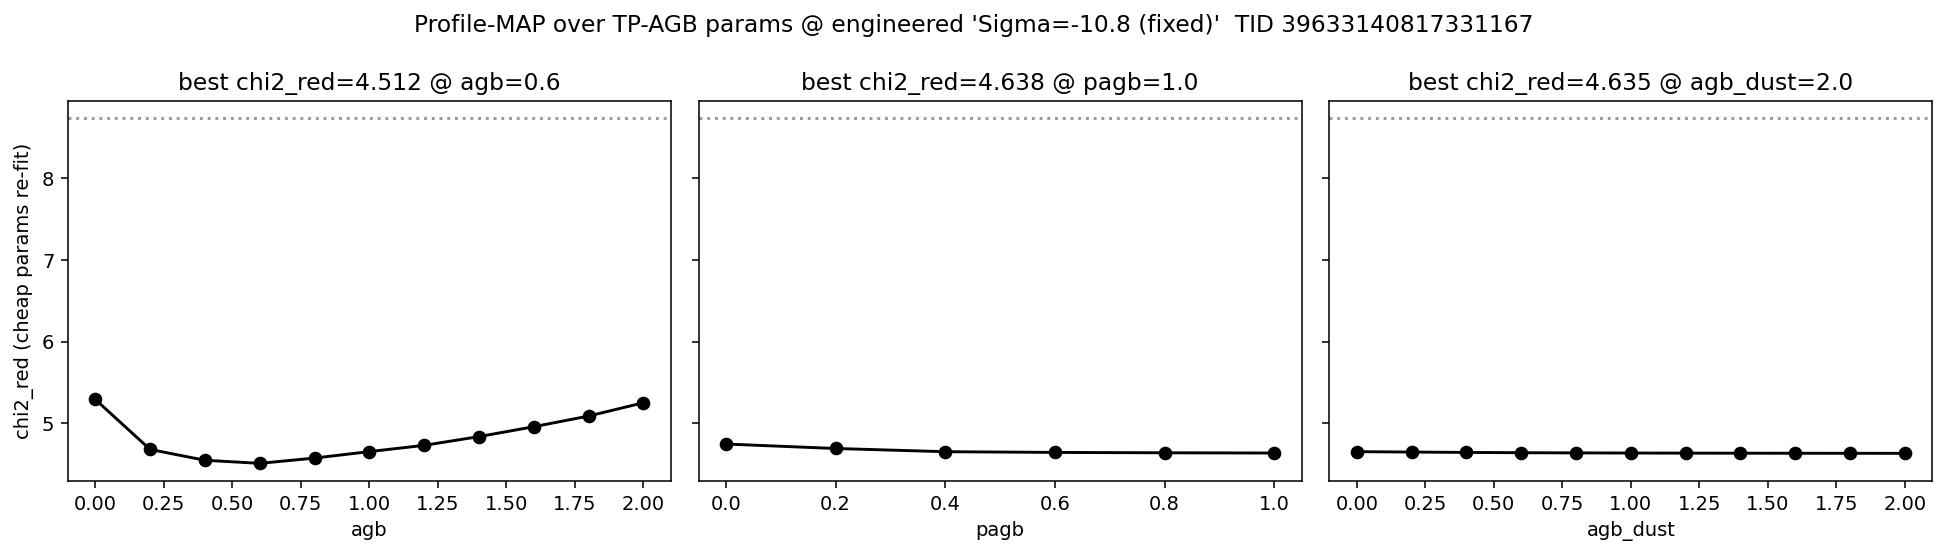

The Python source for this figure:
"""
Profile-MAP over the TP-AGB ssp_params at the ENGINEERED OLD-SFH theta of 42580.

Why a profile and not a plain free-parameter MAP:
  agb/pagb/agb_dust are ssp_params -> setting them rebuilds the SSPs. Freeing them
  in a normal optimizer = SSP recompute every step (hours). Instead we GRID each
  one and, at each grid value, run a fast MAP over the CHEAP params (the saved
  free list: logzsol, dust2, logmass, dust_ratio, dust_index, sigma_smooth,
  gas_*, eline_sigma). SSP rebuilds only once per grid value.

logsfr_ratios stays FIXED at the engineered old SFH (old_lr). tpagb_norm_type=2.

Grids: agb 0-2/0.2, pagb 0-1/0.2, agb_dust 0-2/0.2 (one varied at a time, others=1).

Run from hubersed root in the venv:
    python tmp/agb_pagb_profilemap_engineered.py
"""

import sys, pickle, warnings
import numpy as np
import matplotlib

matplotlib.use("Agg")
import matplotlib.pyplot as plt

sys.path.insert(0, "bin/prospector")
from hubersed.prospector import parameter_file as P
from hubersed.fitting import config as FC
from hubersed.fitting import chi2 as MC
from prospect.models.sedmodel import SpecModel
from prospect.fitting import lnprobfn

PKL = "results/engineered_break_3sfh_39633140817331167.pkl"
VARIANT = "Sigma=-10.8 (fixed)"
NSEEDS, MAXFEV = 1, 2500  # inner-MAP budget (keep modest; 28 inner fits total)

d = pickle.load(open(PKL, "rb"))
wave = np.asarray(d["wave"], float)
z = d["z"]
flux = np.asarray(d["flux"], float)
unc = np.asarray(d["unc"], float)
mask = np.asarray(d["mask"], bool)
v = d["fits"][VARIANT]
labels = list(v["labels"])
old_lr = np.asarray(v["old_lr"], float)
print(
    f"TID {d['targetid']}  z={z:.4f}  variant '{VARIANT}'  saved chi2_red={v['chi2_red']:.3f}"
)

MC._fsps()
obs = P.build_obs(spec=flux, unc=unc, mask=mask, resolution=MC._lsf_sigma_kms())
cmodel, ctemplate = FC.build_continuum_model(z)
_, ft = FC.build_full_cue_model(ctemplate, cmodel.theta.copy(), cmodel, z)
ft["logsfr_ratios"]["isfree"] = False
ft["logsfr_ratios"]["init"] = old_lr
for k in list(ft.keys()):
    if isinstance(ft[k], dict) and "isfree" in ft[k]:
        ft[k]["isfree"] = k in labels
fmodel = SpecModel(ft)
assert list(fmodel.free_params) == labels, (list(fmodel.free_params), labels)
sps = MC._cue()


def ndof():
    m = obs[0].mask
    return int(m.sum()) - len(fmodel.free_params)


def map_at(agb=1.0, agb_dust=1.0, pagb=1.0):
    sps.ssp.params["tpagb_norm_type"] = 2
    sps.ssp.params["add_agb_dust_model"] = True
    sps.ssp.params["agb"] = float(agb)
    sps.ssp.params["agb_dust"] = float(agb_dust)
    sps.ssp.params["pagb"] = float(pagb)

    def neg(th):
        with warnings.catch_warnings():
            warnings.simplefilter("ignore")
            try:
                lp = lnprobfn(th, model=fmodel, observations=obs, sps=sps, nested=False)
                return -lp if np.isfinite(lp) else 1e18
            except Exception:
                return 1e18

    bf = MC._map_optimize(neg, fmodel.theta.copy(), n_seeds=NSEEDS, maxfev=MAXFEV)
    th = bf.x
    preds, _ = fmodel.predict(th, observations=obs, sps=sps)
    sp = np.asarray(preds[0], float)
    m = obs[0].mask
    chi2 = float(np.nansum(((obs[0].flux[m] - sp[m]) / obs[0].uncertainty[m]) ** 2))
    return chi2 / ndof(), th


base_chi2red, _ = map_at()
print(f"\nbaseline (all=1.0) re-fit chi2_red = {base_chi2red:.4f}")

grids = {
    "agb": np.round(np.arange(0, 2.0001, 0.2), 2),
    "pagb": np.round(np.arange(0, 1.0001, 0.2), 2),
    "agb_dust": np.round(np.arange(0, 2.0001, 0.2), 2),
}
res = {}
for name, grid in grids.items():
    print(f"\n--- profile {name} ---\n{name:>9s} {'chi2_red':>10s}")
    cr = []
    for val in grid:
        c, _ = map_at(**{name: val})
        cr.append(c)
        print(f"{val:9.1f} {c:10.4f}")
    res[name] = (grid, np.array(cr))

# save numerical results
save = {
    "TID": d["targetid"],
    "z": z,
    "variant": VARIANT,
    "baseline_refit_chi2_red": base_chi2red,
    "saved_engineered_chi2_red": v["chi2_red"],
}
for name, (g, cr) in res.items():
    i = int(np.argmin(cr))
    save[name] = {
        "grid": g,
        "chi2_red": cr,
        "best_val": float(g[i]),
        "best_chi2_red": float(cr[i]),
    }
pickle.dump(save, open("results/agb_pagb_profilemap_42580.pkl", "wb"))
print("saved results/agb_pagb_profilemap_42580.pkl")

fig, ax = plt.subplots(1, 3, figsize=(14, 4), sharey=True)
for j, name in enumerate(grids):
    g, cr = res[name]
    ax[j].plot(g, cr, "o-", color="k")
    ax[j].axhline(base_chi2red, ls=":", color="0.6")
    ax[j].set_xlabel(name)
    ax[j].set_title(f"best chi2_red={cr.min():.3f} @ {name}={g[np.argmin(cr)]:.1f}")
ax[0].set_ylabel("chi2_red (cheap params re-fit)")
fig.suptitle(
    f"Profile-MAP over TP-AGB params @ engineered '{VARIANT}'  TID {d['targetid']}"
)
fig.tight_layout()
fig.savefig("tmp/agb_pagb_profilemap_engineered.png", dpi=140, bbox_inches="tight")
print(
    f"\nbaseline chi2_red={base_chi2red:.4f}; saved tmp/agb_pagb_profilemap_engineered.png"
)
